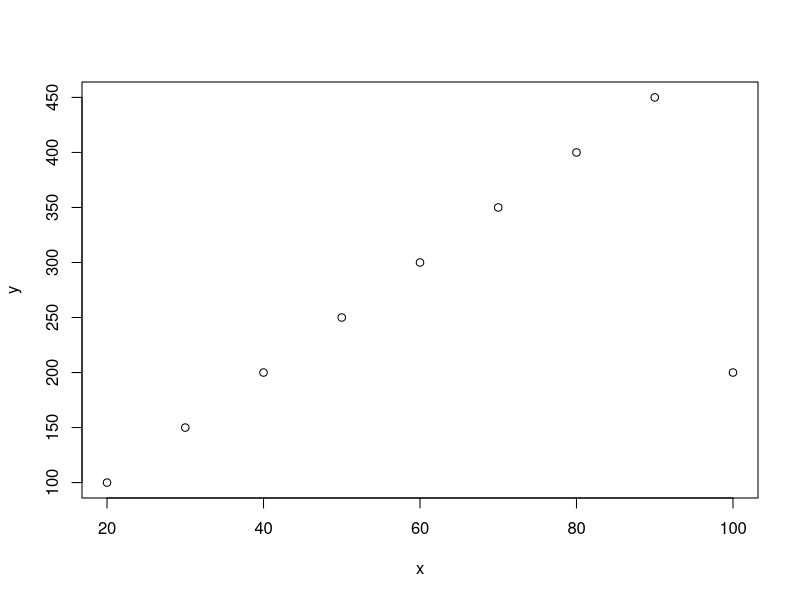

Recreate this plot in R. (Note: this script raises an error after producing the figure.)
print("this file was created within Rstudio")

print("and now it lives on Github")

print("see if you can pull the script from Github")


mean(c(3, 6, 9))

x <- c(20, 30, 40, 50, 60, 70, 80, 90, 100)

y <- c(100, 150, 200, 250, 300, 350, 400, 450, 200)

dataxy <- merge(x, y)


pesa <- dataxy$x


mauzo <- dataxy$y

cor(x, y)

plot(x, y)

model1<-lm(x-y)
